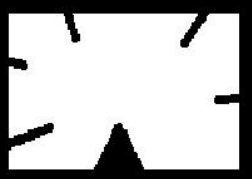
#> input picture catkin_ws/src/opencv_learn/data/pic3.png, 252 x 179 px
$ python outline.py   (Python 2 division)   (older library calls are emulated)
#> lines starting #> are read from the running program, lines starting #| are printed output that depends on the picture; after the words box and inside, x2 and y2 are one past the last pixel; in counts of white or black regions, pixels touching at a corner belong together; long printed decimals are rounded
#!/usr/bin/env python
# -*-coding:utf-8-*-
#**read_video.py**#
#本文档用于读取相机的视屏
#程序员：陈永厅
#版权：哈尔滨工业大学
#日期：初稿：2020/8/5

import numpy as np
import cv2 as cv
import os

file_path = os.path.abspath(os.path.join(os.getcwd(), "./", "data"))
file_name = "pic3.png"
path = os.path.join(file_path, file_name)

#加载图片
img = cv.imread(path)
#> img is the input picture: shape (179, 252, 3); min 0, max 255, mean 187.4
cv.imshow('img', img)

# #变成灰度图
imgray = cv.cvtColor(img, cv.COLOR_BGR2GRAY)
cv.imshow('gray', imgray)

#阀值处理
ret, binary = cv.threshold(imgray, 127, 255, cv.THRESH_BINARY)
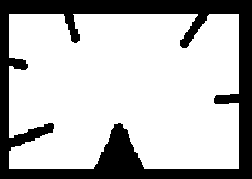
#> binary: shape (179, 252); 72.9% white; 1 black region
cv.imshow('binary', binary)

#获取轮廓
'''
第一个，它返回了你所处理的图像
第二个，正是我们要找的，轮廓的点集
第三个，各层轮廓的索引
'''
_, contours, hierarchy = cv.findContours(binary, cv.RETR_TREE, cv.CHAIN_APPROX_NONE)
#> contours = 1 contour; box (x1, y1, x2, y2) and area: (9, 14, 239, 169) 32338

#绘制轮廓
cv.drawContours(img, contours, -1, (0, 0, 255), 3)
cv.imshow('contours', img)

#特征矩
cnt = contours[0]
#> cnt = contour of 1125 points, box (x1, y1, x2, y2) (9, 14, 239, 169), area 32338
M = cv.moments(cnt)
#> M = moments, m00 32338.5, centre m10/m00, m01/m00 = (124.7, 89.2)
print M
#> (printed output is left out)

#质心
cx = int(M['m10']/M['m00'])
#> cx = 124
cy = int(M['m01']/M['m00'])
#> cy = 89
print "质心：", [cx, cy]
#| 质心： [124, 89]

#轮廓面积
area = cv.contourArea(cnt)
#> area = 32338.5
print "面积： ", area
#| 面积：  32338.5

#周长
perimeter = cv.arcLength(cnt, True)
#> perimeter = 1177.6
print '周长： ', perimeter
#| 周长：  1177.605

#轮廓近似
epsilon = 0.1*cv.arcLength(cnt, True)
#> epsilon = 117.8
approx = cv.approxPolyDP(cnt, epsilon, True)
#> approx = [[9, 14], [9, 168], [238, 168], [238, 14]]
print "简化轮廓: ", approx.shape
#| 简化轮廓:  (4, 1, 2)
cv.drawContours(img, approx, -1, (0, 0, 255), 1)
cv.imshow('approx', img)

#检查凸度
k = cv.isContourConvex(cnt)
#> k = False
print 'k: ', k
#| k:  False

#直角矩形：用未旋转的矩形包围物体
x, y, w, h = cv.boundingRect(cnt)
#> x = 9; y = 14; w = 230; h = 155
cv.rectangle(img, (x, y), (x+w, y+h), (0, 255, 0), 2)
cv.imshow('rect1', img)

#旋转矩形：用旋转过的矩形包围物体，使面积最小
rect = cv.minAreaRect(cnt) #返回Box2D结构包含了中心、（宽,高）,旋转角度
#> rect = ((123.5, 91), (154, 229), -90)
box = cv.boxPoints(rect)
#> box = [[238, 168], [9, 168], [9, 14], [238, 14]]
box = np.int0(box)
cv.drawContours(img, [box], 0, (255, 0, 0), 2)
cv.imshow('rect2', img)

#最小闭合圆：用圆包围
(x, y), radius = cv.minEnclosingCircle(cnt)
#> x = 123.5; y = 91; radius = 138
center = (int(x), int(y))
#> center = (123, 91)
radius = int(radius)
#> radius = 137
cv.circle(img, center, radius, (0, 255, 0), 2)
cv.imshow('circle', img)

#拟合一个椭圆
ellipse = cv.fitEllipse(cnt)
#> ellipse = ((124.3, 90.06), (172.6, 262.1), 91.06)
cv.ellipse(img, ellipse, (0, 255, 255), 2)
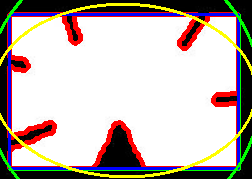
#> img: shape (179, 252, 3); mean B, G, R 175.9, 179.2, 191.1
cv.imshow('ellipse', img)

cv.waitKey(0)

$ run again, with catkin_ws/src/opencv_learn/data/pic2.png copied over catkin_ws/src/opencv_learn/data/pic3.png
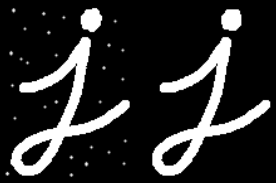
#> input picture catkin_ws/src/opencv_learn/data/pic2.png, 276 x 183 px
#> img is the input picture: shape (183, 276, 3); min 0, max 255, mean 41.8
#> `ret, binary = cv.threshold(imgray, 127, 255, cv.THRESH_BINARY)`:
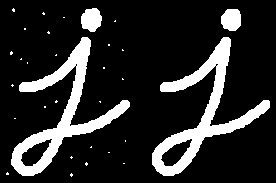
#> binary: shape (183, 276); 16.3% white; 31 white regions (27 under 20 px)
#> contours = 35 contours, 29 with area under 20; largest, box (x1, y1, x2, y2) and area: (11, 37, 130, 176) 3822, (152, 37, 270, 176) 3798, (20, 138, 53, 167) 442, (160, 138, 193, 167) 440, (81, 8, 102, 32) 352, (221, 9, 241, 31) 336
#> `cv.drawContours(img, contours, -1, (0, 0, 255), 3)`:
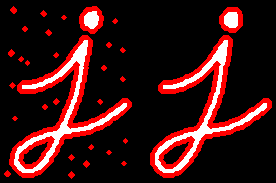
#> img: shape (183, 276, 3); 14.87% of pixels changed, all inside (x1, y1, x2, y2) = (4, 6, 272, 179)
#> cnt = [[71, 173], [70, 174], [70, 175], [71, 176], [72, 175], [72, 174]]
#> M = moments, m00 4, centre m10/m00, m01/m00 = (71, 174.5)
#> (printed output is left out)
#> cx = 71
#> cy = 174
#| 质心： [71, 174]
#> area = 4
#| 面积：  4.0
#> perimeter = 7.66
#| 周长：  7.657
#> epsilon = 0.766
#> approx = [[71, 173], [70, 174], [71, 176], [72, 175]]
#| 简化轮廓:  (4, 1, 2)
#> k = True
#| k:  True
#> `x, y, w, h = cv.boundingRect(cnt)`: x = 70; y = 173; w = 3; h = 4
#> rect = ((71, 174.5), (2.12, 2.12), -45)
#> `box = cv.boxPoints(rect)`: box = [[71, 176], [69.5, 174.5], [71, 173], [72.5, 174.5]]
#> `box = np.int0(box)`: box = [[71, 176], [69, 174], [71, 173], [72, 174]]
#> `(x, y), radius = cv.minEnclosingCircle(cnt)`: x = 71; y = 174.5; radius = 1.5
#> center = (71, 174)
#> `radius = int(radius)`: radius = 1
#> ellipse = ((71, 174.5), (2.12, 3), 0)
